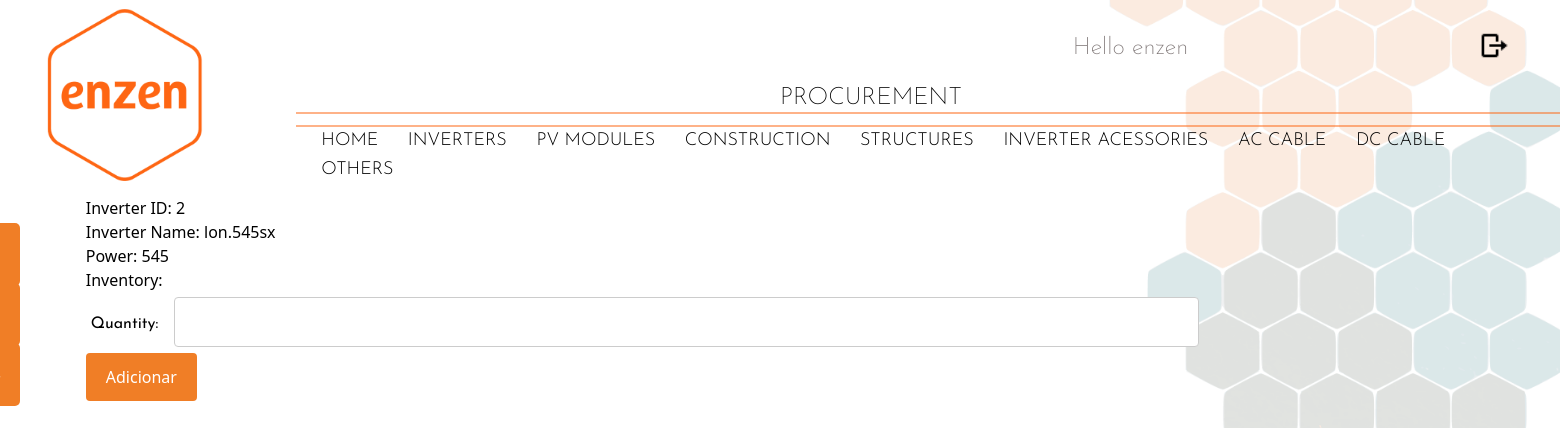
Page /pv_modules/2/ (signed in) on the committed database.
### procurement/models.py (models this page shows, shortened)
class pv_modules(models.Model):
    modules_id = models.CharField(max_length=50,default='03.PVM-01')
    brand = models.ForeignKey(pv_module_brand, on_delete=models.SET_NULL, related_name='marcas_modules',blank=True,null=True)
    product_name = models.CharField(max_length=50)
    power_range = models.ForeignKey(pv_modules_power,on_delete=models.SET_NULL, related_name='power_modules',blank=True,null=True)
    price_EXW = models.FloatField(max_length=30)
    price_CIF = models.FloatField(max_length=30)
    price_DDP = models.FloatField(max_length=30)
    price_FOB = models.FloatField(max_length=30)
    payment_conditions = models.TextField()

class pv_modules_power(models.Model):
    power_id = models.CharField(max_length=50)
    power = models.IntegerField()
    def __str__(self):
        return str(self.power)

### procurement/views.py (the view)
# urls.py: path('pv_modules/<str:pk>/',views.pv_modules_detail,name="modules_detail"),
@login_required(login_url='/login')
def pv_modules_detail(request,pk):
    new_order = None
    pv_module = pv_modules.objects.get(id=pk)
    if request.method == 'POST':
        pv_module_form=number_form_pv_modules(data=request.POST)
        if pv_module_form.is_valid():
            new_order = pv_module_form.save(commit=False)
            new_order.pv_modules_number_id=pk
            new_order.save()
            request.session['data'] = new_order.id
            return redirect('add_pv_module/')
    else:
        pv_module_form=number_form_pv_modules()
    return render(request, 'Procurement/procurement_part/pv_module_detail.html', {'pv_module':pv_module,'form':pv_module_form})

### procurement/forms.py
class number_form_pv_modules(forms.ModelForm):
    class Meta:
        model = order_pv_modules
        fields = {'quantity'}
        widgets = {
            'quantity': forms.TextInput(attrs={'class': 'input2'}),
        }

### templates/Procurement/procurement_part/pv_module_detail.html (shortened to what this page needs)
{% extends "Procurement/base.html" %}
{% block content %}
    <div class="top_creatio3">
        <p>Inverter ID: {{ pv_module.id }}</p>
        <p>Inverter Name: {{ pv_module.product_name }}</p>
        <p>Power: {{ pv_module.power_range }}</p>
        <p>Inventory: {{ pv_module.inventory }}</p>
    </div>
    <form method="post">
        {% for field in form %}
        <div style="padding: 5px">
            <a class="label">{{ field.label_tag }}</a>
            {{ field }}
        </div>
        {% endfor %}
        <input type="submit" value="Adicionar" class="part_creation2">
    </form>
{% endblock %}

### templates/Procurement/base.html (shortened to what this page needs)
{% load static %}
{% load static %}
<!DOCTYPE html>
<html>
<head>
    <link href="{% static 'procurement.css' %}" rel="stylesheet">
    <script src="https://cdn.tailwindcss.com"></script>
</head>
<body style="background-image: url('{% static "Fundo.png"%}');background-attachment: fixed;background-size: cover;background-position: center center;">
<div style="width: 100%; height: auto; overflow: hidden; background: transparent; background-attachment: fixed;background-size: cover;background-position: center center;">
    <svg width="1500" height="15" viewBox="0 0 1219 15" fill="none" xmlns="http://www.w3.org/2000/svg" style="position: absolute; left: 296px; top: 14%;" preserveAspectRatio="none">
        <path d="M1219 14H0M1219 1L0 1" stroke="#FE6613"></path></svg>
    <p style="width: 346px;  height:66px; position: absolute;font-family: Josefin Sans,serif; left: 50%; top: 10%; font-size: 24px; font-weight: 200; text-align: left; color: #000;">
        PROCUREMENT
    </p>
      <div id="box_total" >
          <img src="{% static 'LOGO.png' %}" style="width: 16%; height: auto; top: 0px;"/>
          <p style="width: 80%; margin-top:8%; font-size: 18px; font-weight: 300; text-align: left; color: #000;margin-left:3%;">
              <a href="/" style="font-family: Josefin Sans,serif">HOME</a>
                <a href="/inverters/" style="font-family: Josefin Sans,serif">INVERTERS</a>
                <a href="/pv_modules/" style="font-family: Josefin Sans,serif">PV MODULES</a>
              <a href="/construction/" style="font-family: Josefin Sans,serif">CONSTRUCTION</a>
              <a href="/structures/" style="font-family: Josefin Sans,serif">STRUCTURES</a>
              <a href="/inverter_acessories/" style="font-family: Josefin Sans,serif">INVERTER ACESSORIES</a>
              <a href="/ac_cables/" style="font-family: Josefin Sans,serif">AC CABLE</a>
              <a href="/dc_cables/" style="font-family: Josefin Sans,serif">DC CABLE</a>
              <a href="/others/" style="font-family: Josefin Sans,serif">OTHERS</a>
            </p>
        </div>
      <p style="width: 222px;    font-family: Josefin Sans, sans-serif; height: 51px; position: absolute; right: 17%; top: 30px; font-size: 24px; font-weight: 200; text-align: left; color: #7e7676;">
      Hello {{ user }}
      <div id="mySidenav" class="sidenav">
        <a href="/brands" id="about">Brands</a>
        <a href="/vendors" id="blog">Vendor</a>
        <a href="/projects" id="projects">Projects</a>
      </div>
      </p>
      <a href="{% url 'O_and_M:logout' %}" class=""><img
        style="width: 2%; height: auto; position: absolute; right: 3.2%; top: 30px; object-fit: cover;"
      /></a>
<div id="contente">
    {% block content %}
 {% endblock %}
</div>
    </div>
  </body>

### static/procurement.css (style rules this page uses)
html { -webkit-background-size: cover; -moz-background-size: cover; -o-background-size: cover; background-size: cover; font-family: Josefin Sans, sans-serif; }
#box_total { display: inline-flex; width: 100%; }
#box_total p a { margin-left: 2%; display: inline; position: relative; padding: 0.2em 0; }
#box_total p a::after { content: ''; position: absolute; bottom: 0; left: 0; width: 100%; height: 0.1em; background-color: #f07e26; opacity: 0; transition: opacity 300ms, transform 300ms; }
#box_total p a::after { opacity: 1; transform: scale(0); transform-origin: center; }
#mySidenav a { position: absolute; left: -80px; transition: 0.3s; padding: 18px; width: 100px; text-decoration: none; font-size: 18px; color: white; border-radius: 0 5px 5px 0; margin-top: 13%; font-family: Josefin Sans, sans-serif; }
#about { top: 20px; background-color: #f07e26; }
#blog { top: 80px; background-color: #f07e26; }
#projects { top: 140px; background-color: #f07e26; }
#contente { margin-left: 5.5%; }
input[type=text], select, textarea { width: 70%; padding: 12px; border: 1px solid #ccc; border-radius: 4px; resize: vertical; }
label { padding: 12px 12px 12px 0; display: inline-block; }
input[type=submit] { background-color: #f07e26; color: white; padding: 12px 20px; border: none; border-radius: 4px; cursor: pointer; }
label { font-family: Josefin Sans, sans-serif; }

### rows in the picture
pv_modules: id "2", product_name "lon.545sx", power_range "545"

### other values in the picture
{{ user }} "enzen"
{{ field.label_tag }} "Quantity:"
